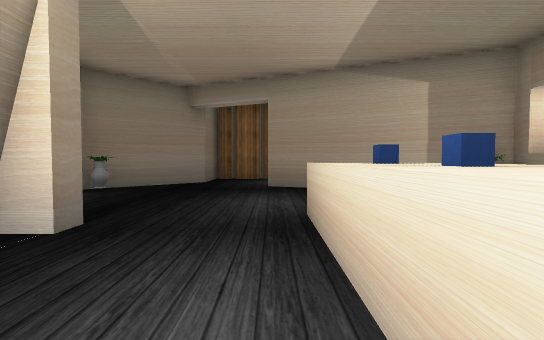
[1] (above)

15 first-person views from a walk through a scene from a Unity 3-D project. The camera is 1.2 m above the floor, tilts 2° down and sees 85° across. The floor is counted in squares, 2 m on a side. Each view is taken from the middle of a square. On the plan, view 1 faces up. The plan holds only what a view shows up to about 9 squares ahead; the rest is blank. The place goes on beyond the plan. The player character is not drawn. Some surface patterns are stand-ins.

[2]
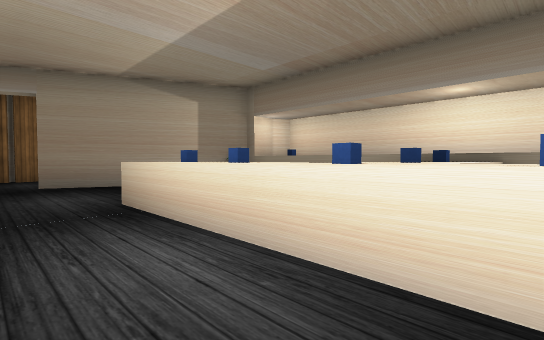

[3]
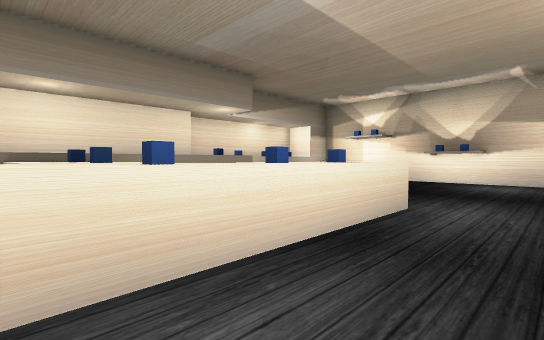

[4]
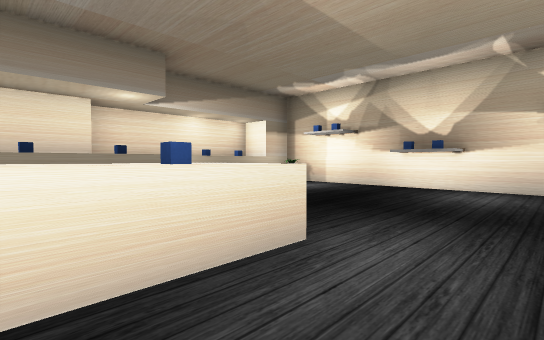

[5]
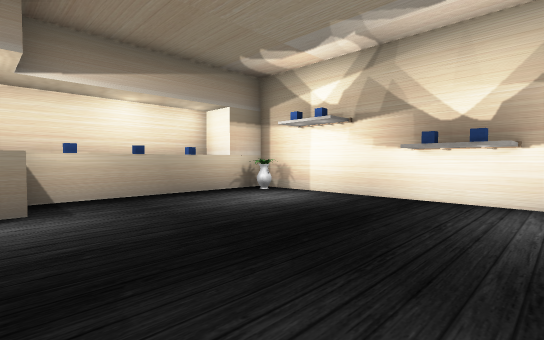

[6]
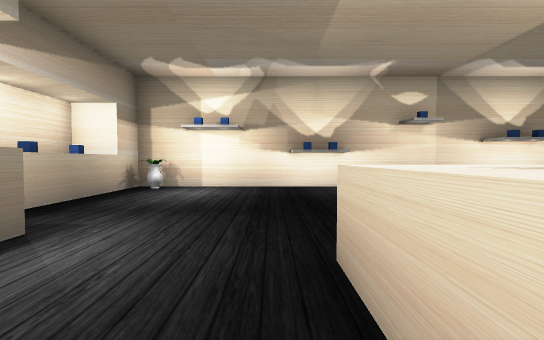

[7]
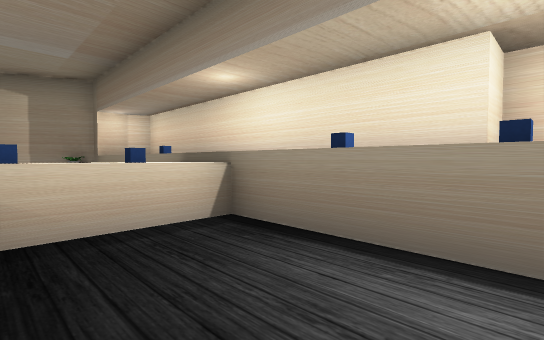

[8]
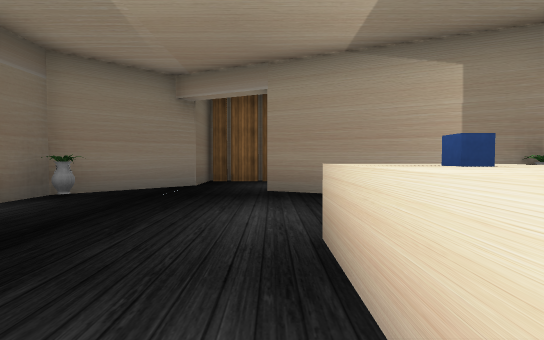

[9]
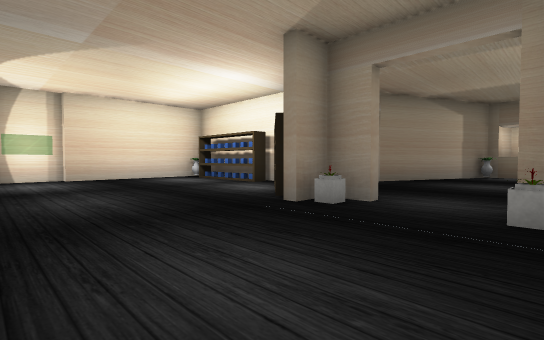

[10]
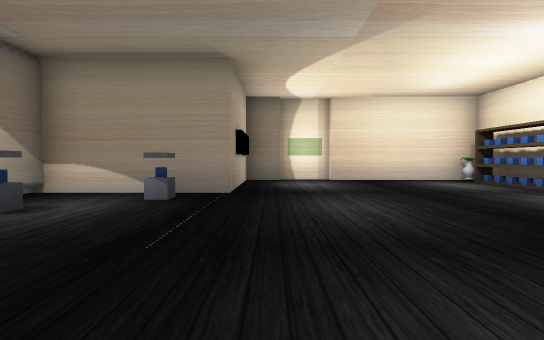

[11]
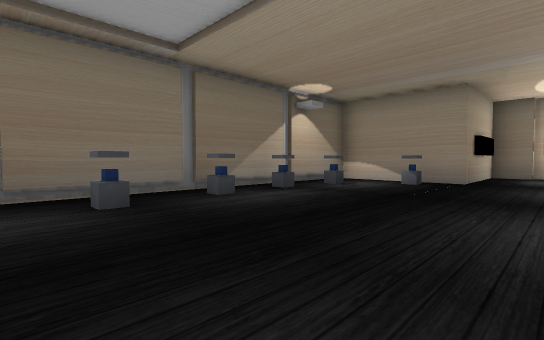

[12]
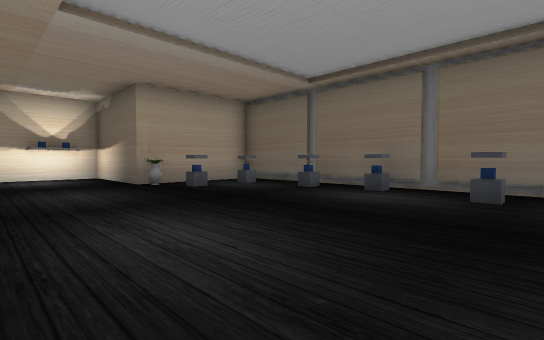

[13]
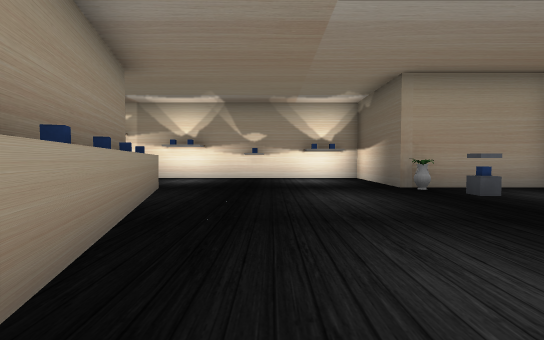

[14]
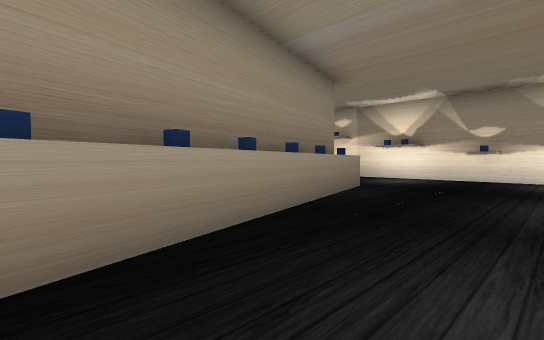

[15]
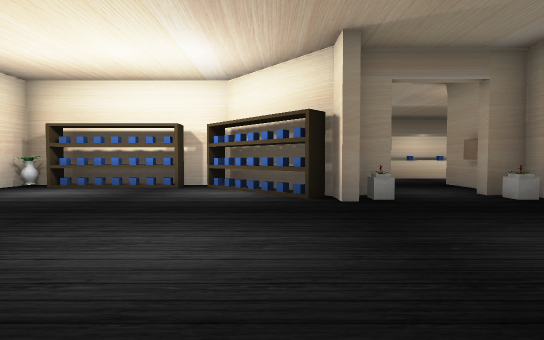

### Floor plan
Key: @ floor where view 1 was taken; # wall or solid block; . floor; ^ raised ledge; O other object.
Columns run from 13 left of view 1 to 6 right of it. Each row starts with its distance up from view 1.
 13     ########
 12     #......O
 11     #......O
 10 #####......O##
  9 #..........O##
  8 #.........O#..
  7 #........OO..#
  6 ##.......##...###
  5 #.......O#......###
  4 #................O^
  3 #.......O##...^. ^^
  2 #.......O###..O. O^
  1 #.......O#  ..O^^^^
  0 #........O  .@OOO^^
 -1 #........O  ..O..^^
 -2 #........O# ..O..O^#
 -3 #........^# .....O^#
 -4 #...#....O# ......O#
 -5  ####...... ......O#
 -6     #...... ......O#
 -7     #  .O   ..O..#^#
 -8      ##############

Positions as (right, up) in squares from view 1, and headings:
1: (0, 0), facing up
2: (-1, -1), facing up-right
3: (-1, 1), facing down-right
4: (-1, -1), facing down-right
5: (0, -3), facing down-right
6: (2, -1), facing down
7: (2, -3), facing up-right
8: (0, 1), facing up
9: (-8, 3), facing up-right
10: (-8, 4), facing up
11: (-7, 1), facing up-left
12: (-6, 3), facing down-left
13: (-6, 2), facing down
14: (-7, 2), facing down-right
15: (-9, 7), facing right
